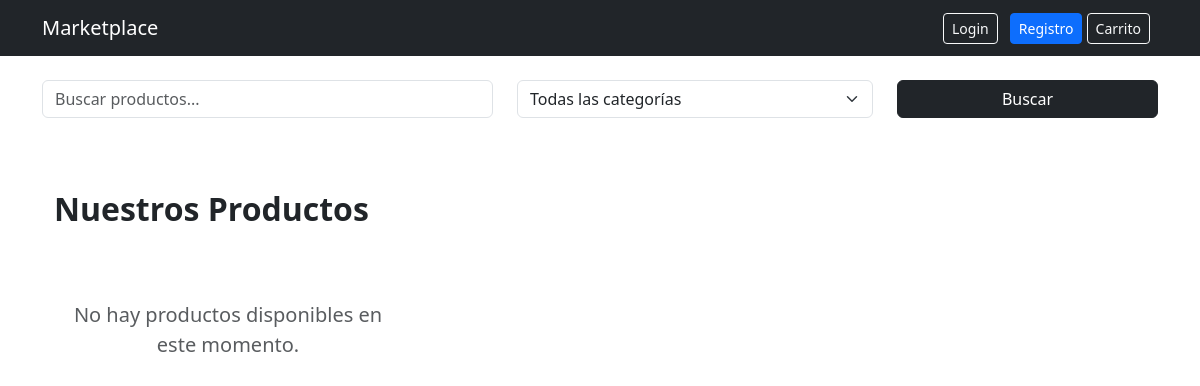
The app's page /, older data.
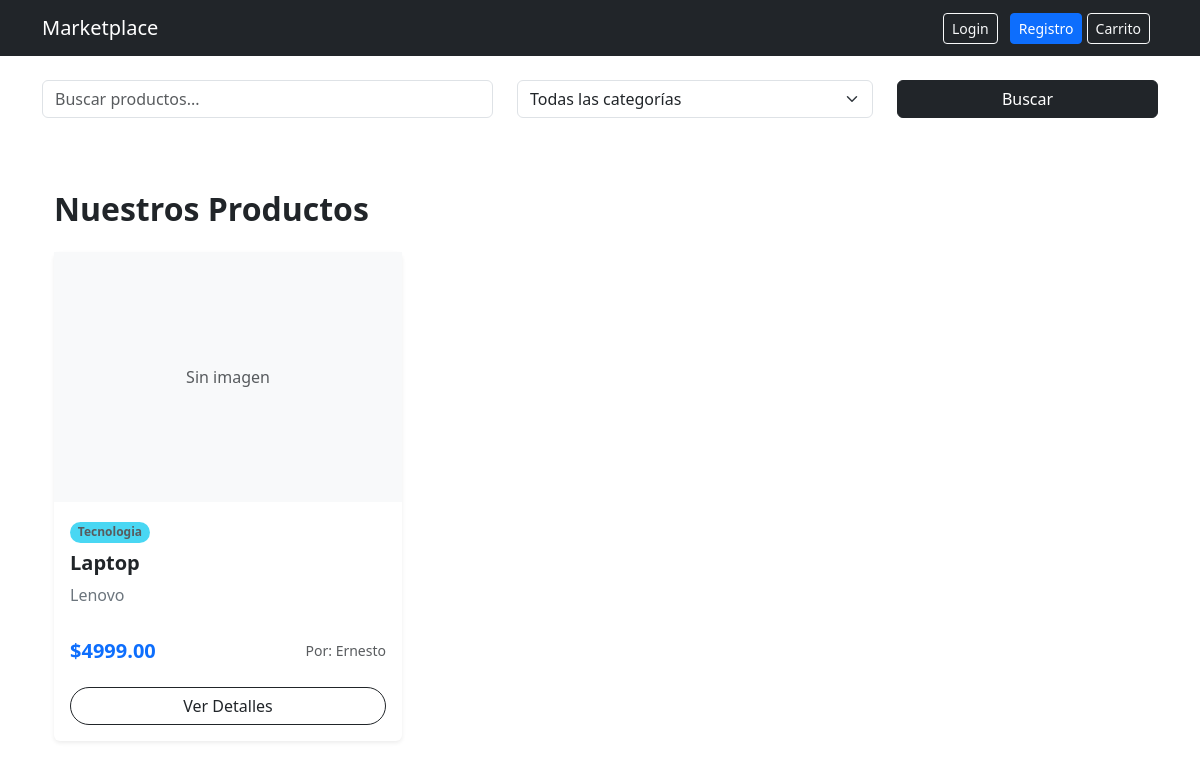
The same page, newer data.
### store/models.py (models this page shows, shortened)
class Product(models.Model):
    id = models.UUIDField(primary_key=True, default=uuid.uuid4, editable=False)
    name = models.CharField(max_length=150)
    description = models.TextField()
    image = models.ImageField(upload_to='upload/', blank=True, null=True)
    price = models.DecimalField(max_digits=10, decimal_places=2)
    stock = models.PositiveIntegerField(default=0)
    owner = models.ForeignKey(
        User,
        on_delete=models.CASCADE,
        related_name='products'
    )  # 1:N
    categories = models.ManyToManyField(
        Category,
        related_name='products'
    )  # N:M
    created_at = models.DateTimeField(auto_now_add=True)

class Category(models.Model):
    id = models.UUIDField(primary_key=True, default=uuid.uuid4, editable=False)
    name = models.CharField(max_length=100)
    description = models.TextField(blank=True)

class User(AbstractUser):
    id = models.UUIDField(primary_key=True, default=uuid.uuid4, editable=False)
    is_seller = models.BooleanField(default=False)

### store/views.py (the view)
# urls.py: 2. Add a URL to urlpatterns:  path('', views.home, name='home')
def home(request):
    query = request.GET.get('q')
    category_id = request.GET.get('category')
    products = Product.objects.select_related(
        'owner'
    ).prefetch_related(
        'categories'
    ).all()
    if query:
        products = products.filter(
            Q(name__icontains=query) |
            Q(description__icontains=query)
        )
    if category_id:
        products = products.filter(
            categories__id=category_id
        )
    paginator = Paginator(products, 6)
    page_number = request.GET.get('page')
    page_obj = paginator.get_page(page_number)
    categories = Category.objects.all()
    return render(request, 'store/home.html', {
        'page_obj': page_obj,
        'categories': categories,
        "products":products
    })

### store/templates/store/home.html (shortened to what this page needs)
{% extends 'store/base.html' %}
{% block content %}
<form method="GET" class="row mb-4">
    <div class="col-md-5">
        <input type="text"
               name="q"
               class="form-control"
               placeholder="Buscar productos..."
               value="{{ request.GET.q }}">
    </div>
    <div class="col-md-4">
        <select name="category"
                class="form-select">
            <option value="">Todas las categorías</option>
        </select>
    </div>
    <div class="col-md-3">
        <button class="btn btn-dark w-100">
            Buscar
        </button>
    </div>
</form>
<div class="container py-5">
    <h2 class="mb-4 fw-bold text-dark">Nuestros Productos</h2>
    <div class="row row-cols-1 row-cols-md-2 row-cols-lg-3 g-4">
        {% for product in products %}
        <div class="col">
            <div class="card h-100 border-0 shadow-sm transition-hover">
                {% if product.image %}
                    <img src="{{ product.image.url }}" class="card-img-top object-fit-cover" alt="{{ product.name }}" style="height: 250px;">
                {% else %}
                    <div class="bg-light d-flex align-items-center justify-content-center" style="height: 250px;">
                        <span class="text-muted">Sin imagen</span>
                    </div>
                {% endif %}
                <div class="card-body d-flex flex-column">
                    <div class="mb-2">
                        {% for cat in product.categories.all %}
                            <span class="badge rounded-pill bg-info text-dark opacity-75 small">{{ cat.name }}</span>
                        {% endfor %}
                    </div>
                    <h5 class="card-title fw-semibold">{{ product.name }}</h5>
                    <p class="card-text text-secondary flex-grow-1">
                        {{ product.description|truncatechars:100 }}
                    </p>
                    <div class="d-flex justify-content-between align-items-center mt-3">
                        <span class="h5 mb-0 fw-bold text-primary">${{ product.price }}</span>
                        <small class="text-muted">Por: {{ product.owner.username }}</small>
                    </div>
                </div>
                <div class="card-footer bg-transparent border-top-0 pb-3">
                    <div class="d-grid">
                        <a href="#" class="btn btn-outline-dark rounded-pill">Ver Detalles</a>
                    </div>
                </div>
            </div>
        </div>
        {% empty %}
        <div class="col-12 text-center py-5">
            <p class="lead text-muted">No hay productos disponibles en este momento.</p>
        </div>
        {% endfor %}
    </div>
</div>
{% endblock %}

Row changes from the older to the newer data that the page shows:
added Product: shows "Sin imagen", name "Laptop", description "Lenovo", price "4999.00", owner.username "Ernesto"
now on this page (row unchanged): Category: name "Tecnologia"
Text that changed along with them:
text no longer shown: "No hay productos disponibles en este momento."
